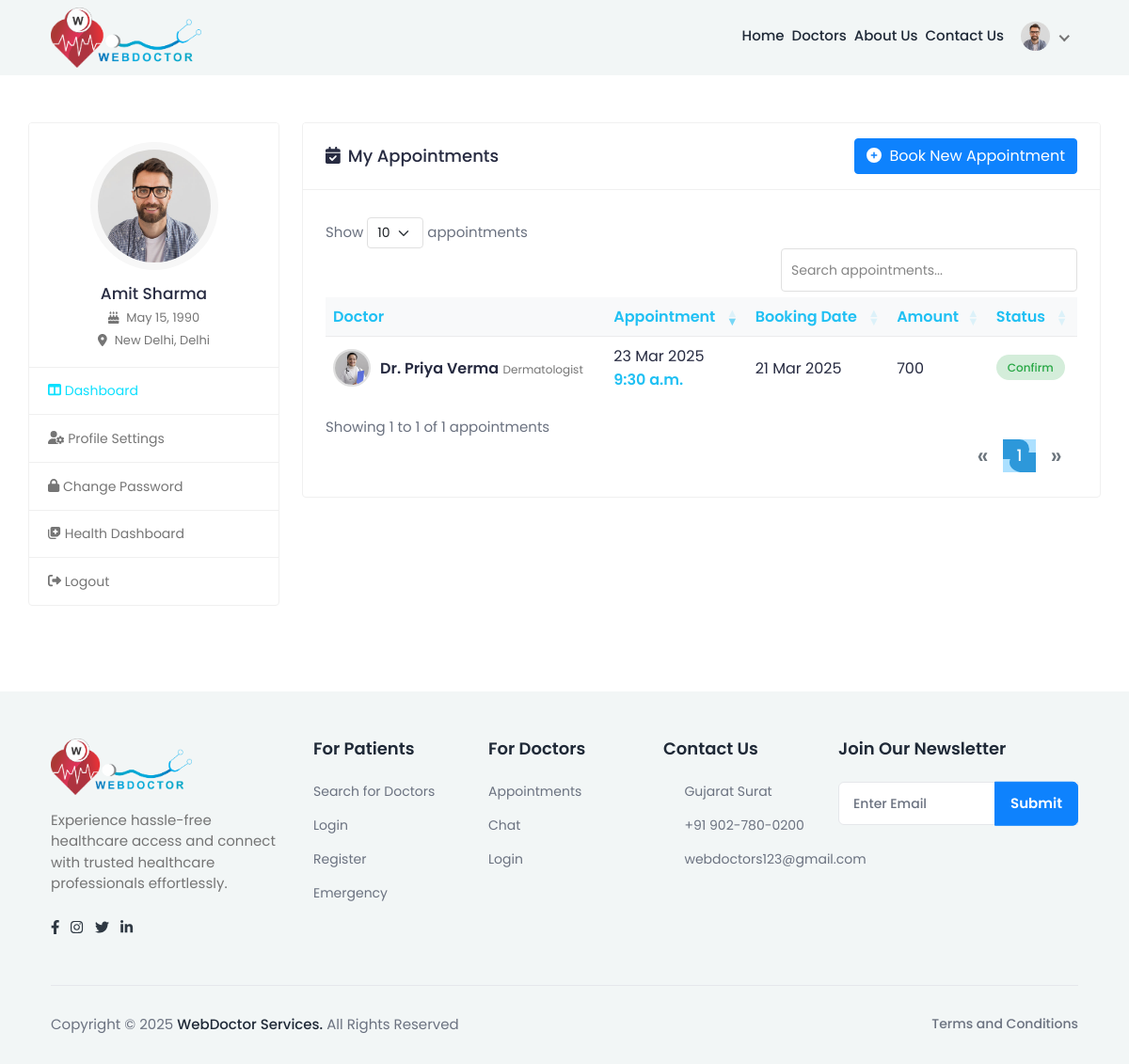
Before: /patient_dashboard/ (signed in) with the older database file.
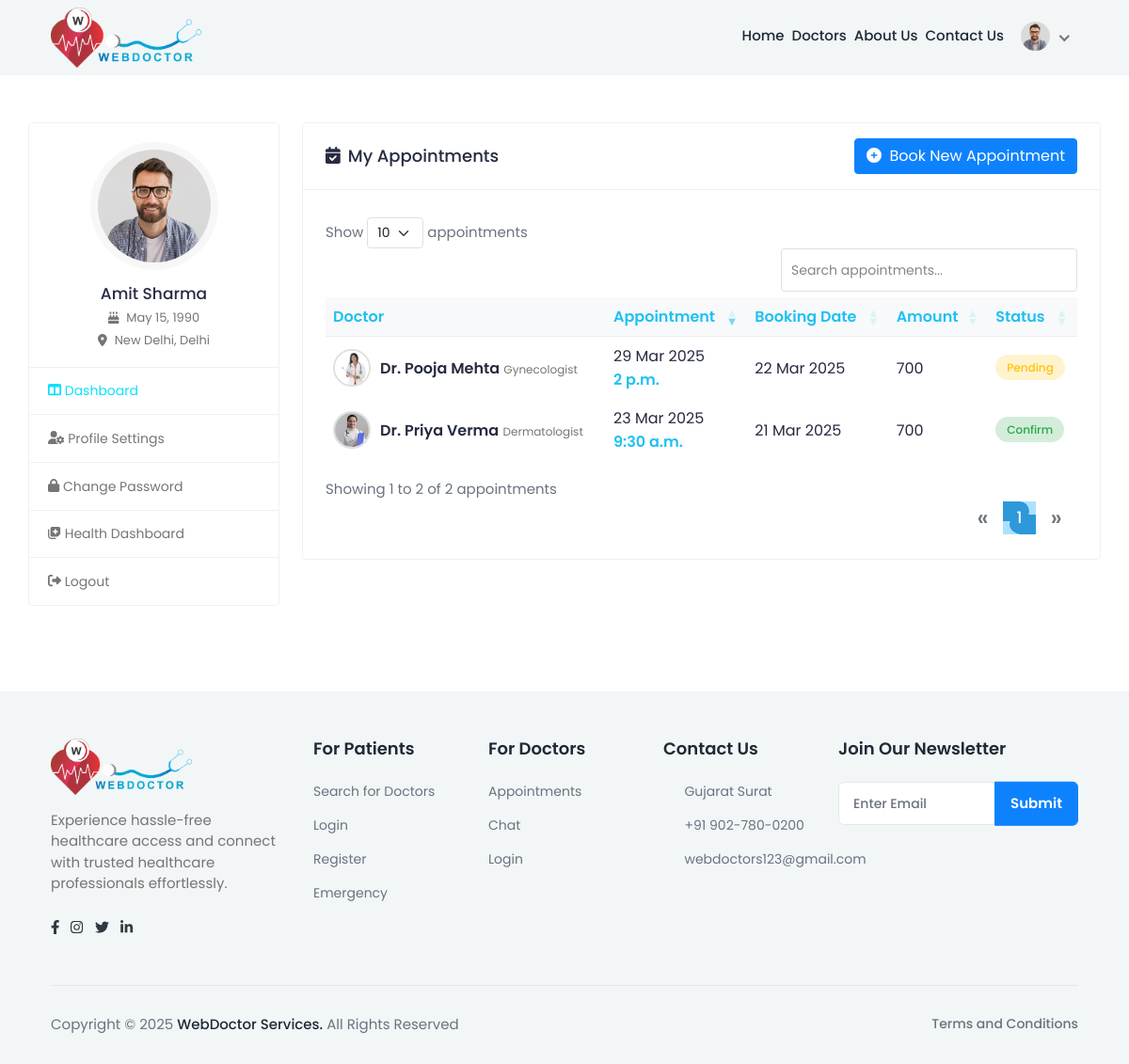
After: the same page with the newer database file.
### myapp/models.py (models this page shows, shortened)
class patientRegister(models.Model):
      BLOOD_GROUP_CHOICES = [
        ('A+', 'A+'), ('A-', 'A-'), ('B+', 'B+'), ('B-', 'B-'),
        ('O+', 'O+'), ('O-', 'O-'), ('AB+', 'AB+'), ('AB-', 'AB-')
      ]
      name = models.CharField(max_length=100)
      email = models.EmailField(unique=True)
      phno = models.BigIntegerField(unique=True)
      password = models.CharField(max_length=255)
      profile_img = models.ImageField(upload_to='profile_pics/', null=True, blank=True)
      dob=models.DateField(null=True)
      age = models.PositiveIntegerField(null=True)  # Age field
      weight = models.DecimalField(null=True,max_digits=5,decimal_places=2)#Weight field
      height = models.DecimalField(null=True,max_digits=5, decimal_places=2)
      address = models.TextField()  # Full address
      city = models.CharField(max_length=50)
      state = models.CharField(max_length=50)
      blood_group = models.CharField(max_length=3, choices=BLOOD_GROUP_CHOICES)  # Dropdown selection

class appointment(models.Model):
     STATUS_CHOICE=[('Pending', 'Pending'), ('Confirm', 'Confirm'), ('Cancelled', 'Cancelled')]
     doctor_id=models.ForeignKey(doctorRegister,on_delete=models.CASCADE)
     patient_id=models.ForeignKey(patientRegister,on_delete=models.CASCADE)
     appointment_date = models.DateField()
     appointment_time = models.TimeField()
     reason = models.TextField(null=True)
     symptoms = models.CharField(max_length=255, blank=True, null=True)
     status = models.CharField(max_length=20, choices=STATUS_CHOICE, default='Pending')
     reason = models.TextField(null=True)
     symptoms = models.CharField(max_length=255, blank=True, null=True)
     booking_date = models.DateField(default=now)
     meeting_link = models.URLField(blank=True, null=True)

class doctorRegister(models.Model):
    GENDER_CHOICES = [
        ('M', 'Male'),
        ('F', 'Female'),
        ('O', 'Other'),
    ]
    name = models.CharField(max_length=100)
    email = models.EmailField(unique=True)
    phno = models.BigIntegerField(unique=True)
    password = models.CharField(max_length=100)
    profile_img = models.ImageField(upload_to='profile_pics/', null=True, blank=True)
    qualification = models.CharField(max_length=100,blank=True, null=True)
    specialization = models.CharField(max_length=100,blank=True, null=True)
    experience = models.IntegerField(blank=True, null=True)
    address = models.TextField(blank=True, null=True)
    city = models.CharField(max_length=50,blank=True, null=True)
    state = models.CharField(max_length=50,blank=True, null=True)
    clinic_name = models.CharField(max_length=255)
    clinic_address = models.TextField()
    gender = models.CharField(max_length=5, choices=GENDER_CHOICES)
    mci_no = models.CharField(max_length=10,blank=True, null=True)
    fee = models.BigIntegerField(null=True)
    about_me=models.TextField(null=True)
    is_approved = models.BooleanField(default=False)
    is_rejected = models.BooleanField(default=False)
    is_available = models.BooleanField(default=False)  # Doctor is available for emergency

### myapp/views.py (the view)
# urls.py: path('patient_dashboard/', views.patient_dashboard, name='patient_dashboard'),
def patient_dashboard(request):
    patient_id = request.session.get('patient_id')  # Get user ID from session
    if not patient_id:
        return redirect("login")  # Redirect to login if session is empty
    try:
        patient = patientRegister.objects.get(id=patient_id)  # Fetch patient data
        print("Patient Found:", patient.name)  # Debugging
    except patientRegister.DoesNotExist:
        return redirect("login")
    patient = get_object_or_404(patientRegister, id=patient_id)  # ✅ Fetch the patient
    appointment_data_list = appointment.objects.filter(patient_id=patient).select_related('doctor_id')
    return render(request, "patient-dashboard.html",{"patient": patient,"appointment_data_list":appointment_data_list})

### myapp/templates/patient-dashboard.html (shortened to what this page needs)
{% load static %}
<html lang="en" style="transform: none" class="fontawesome-i2svg-active fontawesome-i2svg-complete">
<head>
  <link rel="stylesheet" href="https://cdnjs.cloudflare.com/ajax/libs/font-awesome/6.4.0/css/all.min.css"/>
  <link rel="stylesheet" href="{% static 'assets/css/bootstrap.min.css' %}" />
  <link rel="stylesheet" href="https://cdn.datatables.net/1.13.4/css/dataTables.bootstrap5.min.css" />
  <link rel="stylesheet" href="https://cdn.datatables.net/responsive/2.4.1/css/responsive.bootstrap5.min.css" />
  <link rel="stylesheet" href="{% static 'assets/plugins/fontawesome/css/fontawesome.min.css' %}" />
  <link rel="stylesheet" href="{% static 'assets/plugins/fontawesome/css/all.min.css' %}" />
  <link rel="stylesheet" href="{% static 'assets/css/feather.css' %}" />
  <link rel="stylesheet" href="https://cdnjs.cloudflare.com/ajax/libs/jquery-confirm/3.3.2/jquery-confirm.min.css" />
  <link rel="stylesheet" href="{% static 'assets/css/custom.css' %}" />
</head>
<body style="transform: none">
  {% block content %}
  <div class="main-wrapper" style="transform: none">
    <header class="header header-fixed header-one header-space">
      <div class="container">
        <nav class="navbar navbar-expand-lg header-nav">
          <div class="navbar-header">
            <a href="{% url 'index' %}" class="navbar-brand logo">
              <img src="{% static 'assets/img/logo.png' %}" class="img-fluid" alt="Logo">
            </a>
          </div>
          <div class="main-menu-wrapper">
            <ul class="main-nav">
              <li>
                <a href="{% url 'index' %}">Home</a>
              </li>
              <li>
                <a href="{% url 'doctor_list' %}">Doctors</a>
              </li>
              <li>
                <a href="{% url 'about_us' %}">About Us</a>
              </li>
              <li>
                <a href="{% url 'contact_us' %}">Contact Us</a>
              </li>
              <ul class="nav header-navbar-rht" style="padding-top: 20px;">
                <li class="nav-item dropdown has-arrow logged-item">
                  <a href="#" class="dropdown-toggle nav-link" data-bs-toggle="dropdown" aria-expanded="false">
                    <span class="user-img">
                      {% if patient.profile_img %}
                      <img class="rounded-circle" src="{{ patient.profile_img.url }}" width="31" alt="profile" />
                      {% else %}
                      <img class="rounded-circle" src="/static/assets/img/default_profile.png" width="31"
                        alt="default profile" />
                      {% endif %}
                    </span>
                  </a>
                </li>
              </ul>
            </ul>
          </div>
        </nav>
      </div>
    </header>
    <div class="content" style="transform: none; min-height: 385.906px">
      <div class="container-fluid" style="transform: none; padding-top: 50px">
        <div class="row" style="transform: none">
          <div class="col-md-5 col-lg-4 col-xl-3 theiaStickySidebar" style="
                position: relative;
                overflow: visible;
                box-sizing: border-box;
                min-height: 1px;
              ">
            <div class="theiaStickySidebar" style="
                  padding-top: 0px;
                  padding-bottom: 1px;
                  position: static;
                  transform: none;
                ">
              <div class="profile-sidebar">
                <div class="widget-profile pro-widget-content">
                  <div class="profile-info-widget">
                    <a href="#" class="booking-doc-img">
                      {% if patient.profile_img %}
                      <img class="rounded-circle" src="{{ patient.profile_img.url }}" width="31" alt="profile" />
                      {% else %}
                      <img class="rounded-circle" src="/static/assets/img/default_profile.png" width="31"
                        alt="default profile" />
                      {% endif %}
                    </a>
                    <div class="profile-det-info">
                      <h3>{{ patient.name }}</h3>
                      <div class="patient-details">
                        <h5>
                          <i class="fas fa-birthday-cake me-2"></i>{{ patient.dob }}
                        </h5>
                        <h5 class="mb-0">
                          <i class="fas fa-map-marker-alt me-2"></i>{{ patient.city }}, {{ patient.state }}
                        </h5>
                      </div>
                    </div>
                  </div>
                </div>
                <div class="dashboard-widget">
                  <nav class="dashboard-menu">
                    <ul>
                      <li class="active">
                        <a href="{% url 'patient_dashboard' %}">
                          <i class="fas fa-columns"></i>
                          <span>Dashboard</span>
                        </a>
                      </li>
                      <li>
                        <a href="{% url 'patient_profile_settings' %}">
                          <i class="fas fa-user-cog"></i>
                          <span>Profile Settings</span>
                        </a>
                      </li>
                      <li>
                        <a href="{% url 'patient_change_password' %}">
                          <i class="fas fa-lock"></i>
                          <span>Change Password</span>
                        </a>
                      </li>
                      <li>
                        <a href="{% url 'health_dashboard' %}">
                          <i class="fas fa-notes-medical"></i>
                          <span>Health Dashboard</span>
                        </a>
                      </li>
                      <li>
                        <a href="{% url 'logout' %}">
                          <i class="fas fa-sign-out-alt"></i>
                          <span>Logout</span>
                        </a>
                      </li>
                    </ul>
                  </nav>
                </div>
              </div>
            </div>
          </div>
          <div class="col-md-7 col-lg-8 col-xl-9">
            <div class="card">
              <div class="card-header d-flex justify-content-between align-items-center">
                <h4><i class="fas fa-calendar-check me-2"></i>My Appointments</h4>
                <div>
                  <a href="{% url 'doctor_list' %}" class="btn prime-btn btn-primary">
                    <i class="fas fa-plus-circle me-1"></i> Book New Appointment
                  </a>
                </div>
              </div>
              <div class="card-body">
                <div class="table-responsive">
                  <table class="table table-hover table-center mb-0 appointment-table" id="appointmentTable">
                    <thead class="h-100">
                      <tr>
                        <th>Doctor</th>
                        <th>Appointment</th>
                        <th>Booking Date</th>
                        <th>Amount</th>
                        <th>Status</th>
                      </tr>
                    </thead>
                    <tbody>
                      {% for appointment in appointment_data_list %}
                      <tr>
                        <td>
                          <div class="doctor-info">
                            {% if appointment.doctor_id.profile_img %}
                            <img src="{{ appointment.doctor_id.profile_img.url }}" alt="Doctor">
                            {% else %}
                            <img src="/static/assets/img/default_profile.png" alt="Doctor">
                            {% endif %}
                            <div>
                              <h2 class="doctor-name">Dr. {{ appointment.doctor_id.name }}</h2>
                              <span class="doctor-specialty">{{ appointment.doctor_id.specialization }}</span>
                            </div>
                          </div>
                        </td>
                        <td>
                          <div>
                            <span class="d-block">{{appointment.appointment_date|date:"d M Y"}}</span>
                            <span class="appointment-time">{{appointment.appointment_time}}</span>
                          </div>
                        </td>
                        <td>{{appointment.booking_date|date:"d M Y"}}</td>
                        <td>{{appointment.doctor_id.fee}}</td>
                        <td>
                          {% if appointment.status == 'Confirm' %}
                          <span class="appointment-status status-confirmed">{{appointment.status}}</span>
                          {% elif appointment.status == 'Pending' %}
                          <span class="appointment-status status-pending">{{appointment.status}}</span>
                          {% elif appointment.status == 'Cancelled' %}
                          <span class="appointment-status status-cancelled">{{appointment.status}}</span>
                          {% else %}
                          <span class="appointment-status">{{appointment.status}}</span>
                          {% endif %}
                        </td>
                      </tr>
                      {% endfor %}
                    </tbody>
                  </table>
                </div>
              </div>
            </div>
          </div>
        </div>
      </div>
    </div>
    {% include "footer.html" %}
    {% endblock %}
</body>
</html>

Changed rows visible on the page:
added appointment: doctor_id.profile_img (picture), doctor_id.name "Pooja Mehta", doctor_id.specialization "Gynecologist", appointment_date "29 Mar 2025", appointment_time "2 p.m.", booking_date "22 Mar 2025", doctor_id.fee "700", status "Pending"
Other visible differences:
text written by a page script: "Show appointments Showing 1 to 1 of 1 appointments « 1 »" → "Show appointments Showing 1 to 2 of 2 appointments « 1 »"
